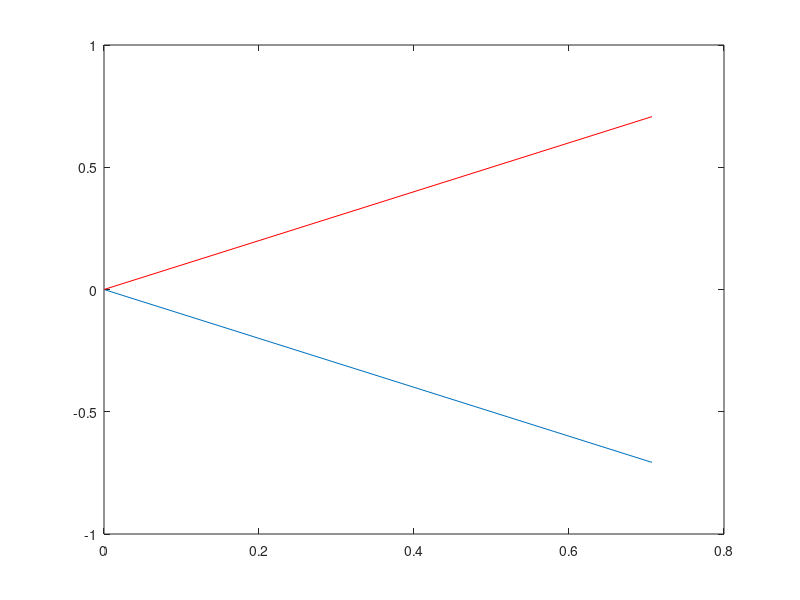

Reproduce this figure in MATLAB.
clear ; close all; clc;

V = [12;7];

v = [V(1,1)/norm(V);V(2,1)/norm(V)];
X = [2 3; 4 6; 6 2; 7 5];
A = X' * X;

Xv = X * v;
a = Xv'*Xv;

ma = v' * A * v;

plot(X(:,1), X(:,2), 'rx');

hold on;

plot([0;V(1,1)], [0;V(2,1)], '-');
plot([0;v(1,1)], [0;v(2,1)], '-', 'color', 'r', 'linewidth', 4);

hold off;

Q = [1/sqrt(2), -1/sqrt(2); 1/sqrt(2), 1/sqrt(2)];
D = [2 0; 0 1];

plot([0;Q(1,1)], [0;Q(1,2)], '-');

hold on;

plot([0;Q(2,1)], [0;Q(2,2)], '-', 'color', 'r');